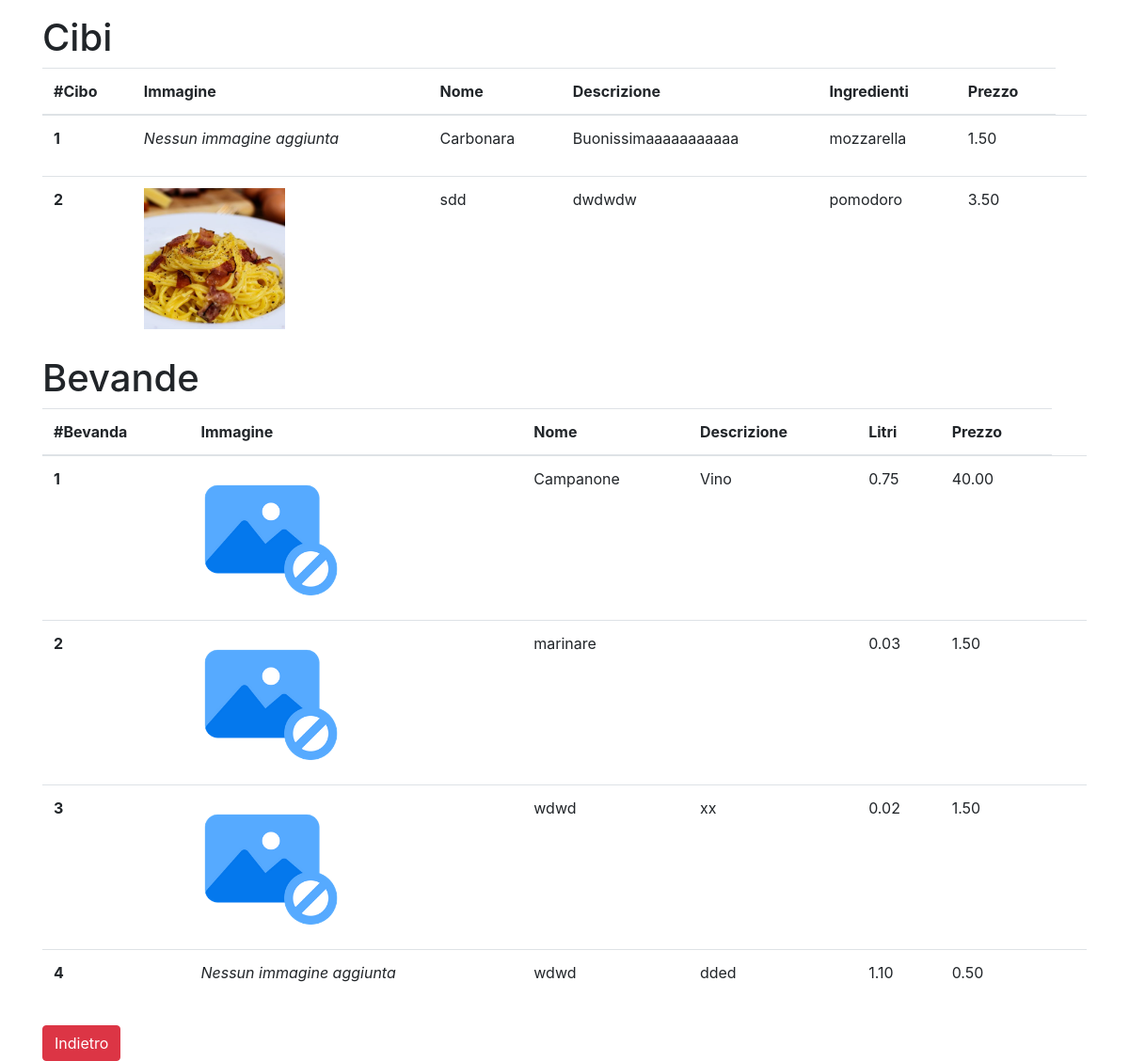
Screenshot of /products/ with the database file from the repository.
### products/models.py (models this page shows, shortened)
class Product(models.Model):
    image = models.ImageField(default='dishes/no-image-1771002-1505134.png', null=True, blank=True, upload_to='dishes')
    name = models.CharField(max_length=80)
    description = models.TextField(null=True, blank=True)
    MinValueValidator.message = "Il prezzo del prodotto deve essere maggiore o uguale a 0!!"
    price = models.DecimalField(max_digits=10, decimal_places=2, validators=[MinValueValidator(Decimal('0.01'))])
    class Meta:
        abstract = True

class Food(Product):
    ingredients = models.ManyToManyField(Ingredient)

class Ingredient(models.Model):
    name = models.CharField(max_length=50)
    price = models.DecimalField(max_digits=10, decimal_places=2)  # se voglio aggiungere componenti alla pizza
    def __str__(self):
        return self.name

class Drink(Product):
    litri = models.DecimalField(max_digits=10, decimal_places=2, validators=[MinValueValidator(Decimal('0.01'))])

### products/views.py (the view)
# urls.py: path('', product_view, name='product-list'),
def product_view(request):
    drink = Drink.objects.all()
    food = Food.objects.all()
    return render(request, 'products/food/product_list.html', {'drink': drink, 'food': food})

### products/templates/products/food/product_list.html (shortened to what this page needs)
{% extends 'base.html' %}
{% block content %}
        <h1>Cibi</h1>
        {% if  food|length == 0 %}
            <div>
                <h1><em>Nessun cibo inserito nel menù!</em></h1>
            </div>
        {% else %}
            <table class="table">
                <thead>
                <tr>
                    <th scope="col">#Cibo</th>
                    <th scope="col">Immagine</th>
                    <th scope="col">Nome</th>
                    <th scope="col">Descrizione</th>
                    <th scope="col">Ingredienti</th>
                    <th scope="col">Prezzo</th>
                </tr>
                </thead>
                <tbody>
                {% for item in food %}
                    <tr id="riga">
                        <th scope="row">{{ forloop.counter }}</th>
                        {% if item.image %}
                            <td><img src="{{ item.image.url }}" style="width: 150px; height: 150px"></td>
                        {% else %}
                            <td><p><em>Nessun immagine aggiunta</em></p></td>
                        {% endif %}
                        <td>{{ item.name }}</td>
                        <td>{{ item.description }}</td>
                        <td>
                            {% if item.ingredients.count == 1 %}
                                {{ item.ingredients.get }}
                            {% else %}
                                {% for obj in item.ingredients.all %}
                                    {{ obj.name }} <br>
                                {% endfor %}
                            {% endif %}
                        </td>
                        <td>{{ item.price }}</td>
                        <td>
                        </td>
                    </tr>
                {% endfor %}
                </tbody>
            </table>
        {% endif %}
        {% if  drink|length == 0 %}
            <div>
                <h1><em>Nessuna bevanda inserita nel menù!</em></h1>
            </div>
        {% else %}
            <h1>Bevande</h1>
            <table class="table">
                <thead>
                <tr>
                    <th scope="col">#Bevanda</th>
                    <th scope="col">Immagine</th>
                    <th scope="col">Nome</th>
                    <th scope="col">Descrizione</th>
                    <th scope="col">Litri</th>
                    <th scope="col">Prezzo</th>
                </tr>
                </thead>
                <tbody>
                {% for item in drink %}
                    <tr id="riga">
                        <th scope="row">{{ forloop.counter }}</th>
                        {% if item.image %}
                            <td><img src="{{ item.image.url }}" style="width: 150px; height: 150px"></td>
                        {% else %}
                            <td><p><em>Nessun immagine aggiunta</em></p></td>
                        {% endif %}
                        <td>{{ item.name }}</td>
                        <td>{{ item.description }}</td>
                        <td>{{ item.litri }}</td>
                        <td>{{ item.price }}</td>
                        <td>
                        </td>
                    </tr>
                {% endfor %}
                </tbody>
            </table>
        {% endif %}
        <button type="button" class="btn btn-danger" onclick="location.href='../'">Indietro</button>
{% endblock %}

### rows the page displays
Food: image "Nessun immagine aggiunta", name "Carbonara", description "Buonissimaaaaaaaaaaa", ingredients.get "mozzarella", price "1.50"
Food: image (picture), name "sdd", description "dwdwdw", ingredients.get "pomodoro", price "3.50"
Drink: image (placeholder picture), name "Campanone", description "Vino", litri "0.75", price "40.00"
Drink: image (placeholder picture), name "marinare", litri "0.03", price "1.50"
Drink: image (placeholder picture), name "wdwd", description "xx", litri "0.02", price "1.50"
Drink: image "Nessun immagine aggiunta", name "wdwd", description "dded", litri "1.10", price "0.50"
